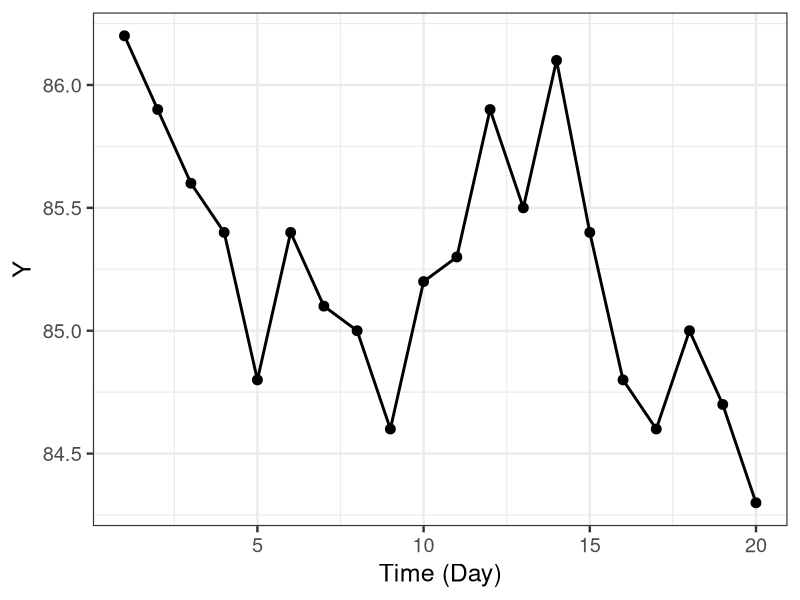

This figure's R source:
library(ggplot2)

d <- read.csv(file='input/data-weight.csv')
p <- ggplot() +
  theme_bw(base_size=18) +
  geom_line(data=d, aes(x=X, y=Y), size=1) +
  geom_point(data=d, aes(x=X, y=Y), size=3) +
  labs(x='Time (Day)', y='Y')
ggsave(file='output/fig11-1-right.png', plot=p, dpi=300, w=4, h=3)
